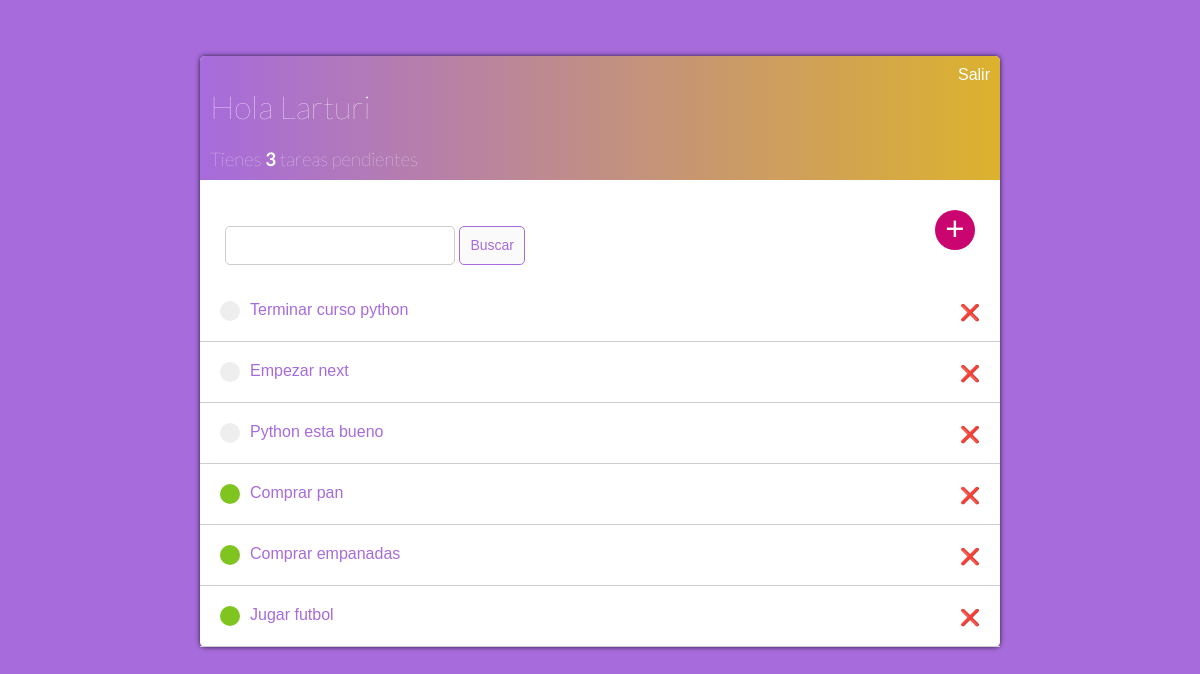
Before: / (signed in) with the older database file.
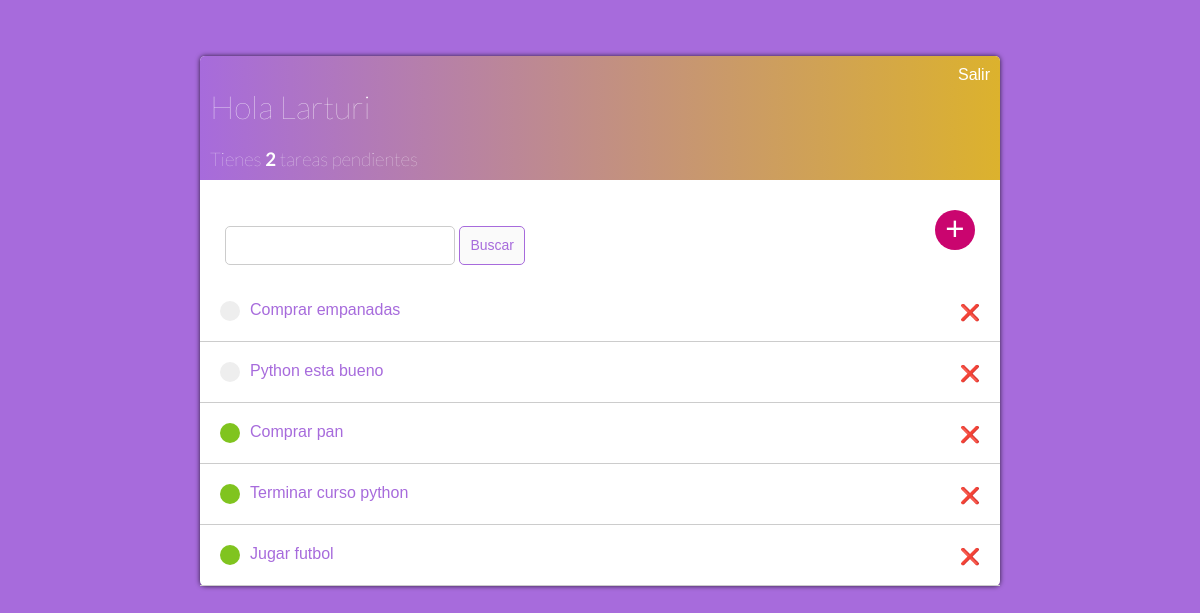
After: the same page with the newer database file.
### base/models.py (models this page shows)
class Tarea(models.Model):
    user = models.ForeignKey(User, on_delete=models.CASCADE, null=True, blank=True)
    title = models.CharField(max_length=200)
    description = models.TextField(null=True, blank=True)
    completed = models.BooleanField(default=False)
    created_at = models.DateTimeField(auto_now_add=True)
    def __str__(self):
        return self.title

### base/views.py (the view)
# urls.py: path('', ListaTareas.as_view(), name='tareas'),
class ListaTareas(LoginRequiredMixin, ListView):
    model = Tarea
    context_object_name = 'tareas'
    template_name = 'base/tareas.html'
    def get_context_data(self, **kwargs):
        context = super().get_context_data(**kwargs)
        context['tareas'] = context['tareas'].filter(user=self.request.user)
        context['tareas'] = context['tareas'].order_by('completed')
        context['count'] = context['tareas'].filter(completed=False).count()
        valor_busqueda = self.request.GET.get('buscador') or ''
        if valor_busqueda:
            context['tareas'] = context['tareas'].filter(title__icontains=valor_busqueda)
        context['valor_busqueda'] = valor_busqueda
        return context

### base/templates/base/tareas.html
{% extends 'base/layout.html' %}
{% block content %}
<div class="navbar">
    <div>
        <h1>Hola {{ request.user|title }}</h1>
        <h3 style="margin: 0">Tienes <b>{{ count }}</b>  tarea{{ count|pluralize }} pendiente{{ count|pluralize }}</h3>
    </div>
    <div>
        {% if request.user.is_authenticated %}
            <a href="{% url 'salir' %}">Salir</a>
        {% else %}
            <a href="{% url 'login' %}">Login</a>
        {% endif %}
    </div>
</div>
<div class="buscador-container">
    <form method="GET" class="form-buscador">
        <input type="text" name="buscador" value="{{ valor_busqueda }}">
        <input type="submit" value="Buscar" class="button btn-buscar">
    </form>
    <a href="{% url 'crear-tarea' %}" class="agregar-tarea">+</a>
</div>
<div class="tareas-container">
    {% for tarea in tareas %}
        <div class="tarea">
            {% if tarea.completed %}
                <div class="titulo-tarea">
                    <div class="icono-tarea-completa"></div>
                    <a href="{% url 'editar-tarea' tarea.id %}">{{tarea}}</a>
                </div>
                <a class="eliminar-tarea" href="{% url 'eliminar-tarea' tarea.id %}">❌</a>
            {% else %}
                <div class="titulo-tarea">
                    <div class="icono-tarea-incompleta"></div>
                    <a href="{% url 'editar-tarea' tarea.id %}">{{tarea}}</a>
                </div>
                <a class="eliminar-tarea" href="{% url 'eliminar-tarea' tarea.id %}">❌</a>
            {% endif %}
        </div>
    {% empty %}
        <p>No hay tareas pendientes</p>
    {% endfor %}
</div>
{% endblock content %}

Changed rows visible on the page:
removed Tarea: title "Empezar next"
changed Tarea "Comprar empanadas": completed True → False (drawn); moves up the list
changed Tarea "Terminar curso python": completed False → True (drawn); moves down the list
Other visible differences:
{{ count }}: "3" → "2"
